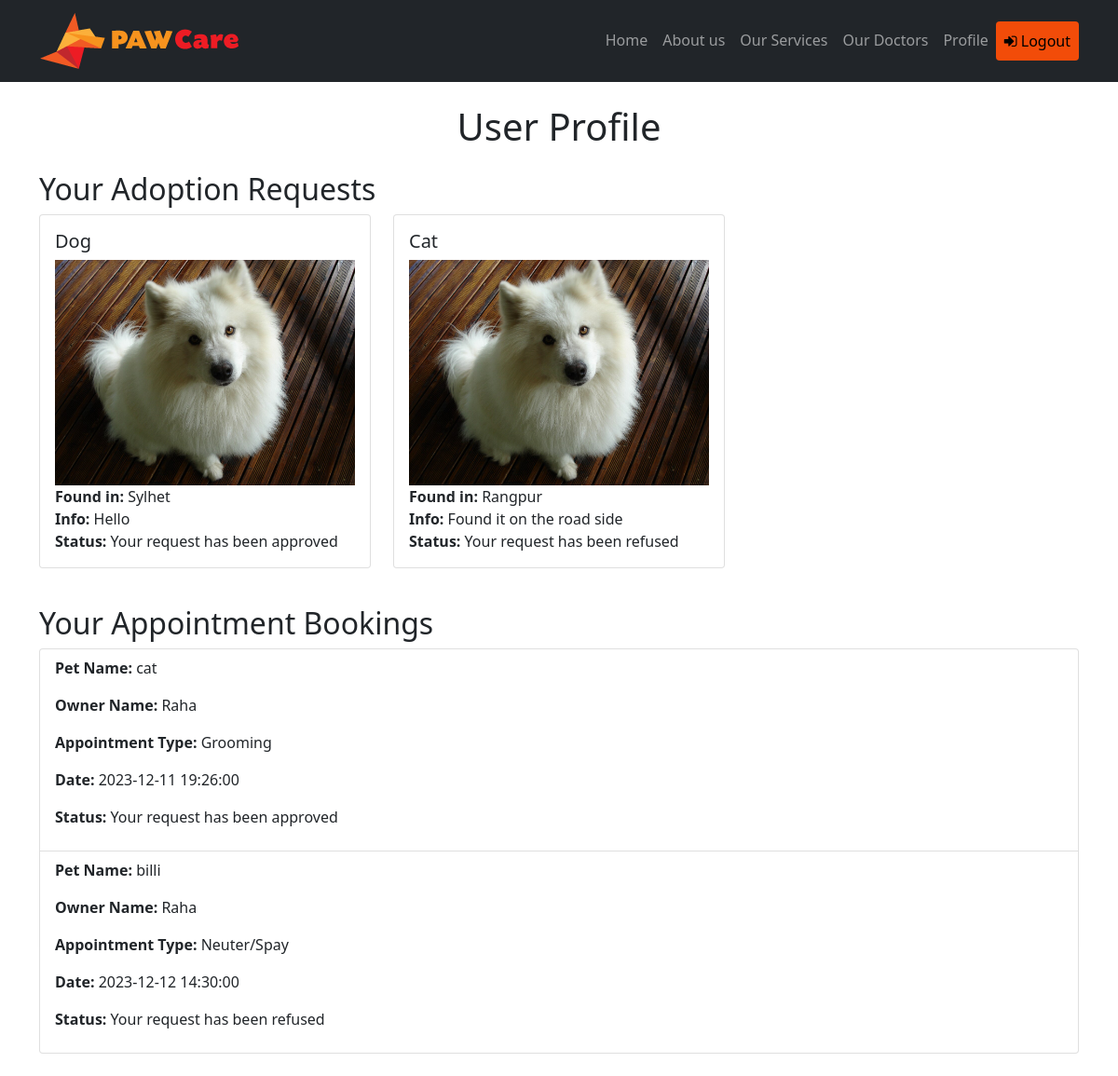
Screenshot of /profile.php (signed in) with the database file from the repository.
### tables this page shows
CREATE TABLE `adoption_request` (
  `userSno` int(255) NOT NULL,
  `rescuedId` int(11) NOT NULL,
  `requested_at` timestamp NOT NULL DEFAULT current_timestamp(),
  `admin_approve` int(1) NOT NULL DEFAULT 0,
  `id` int(11) NOT NULL,
  `imagePath_fk` varchar(255) DEFAULT NULL
);

CREATE TABLE `rescue` (
  `id` int(11) NOT NULL,
  `rescuer_name` varchar(255) NOT NULL,
  `animal_type` varchar(50) NOT NULL,
  `found_area` varchar(100) NOT NULL,
  `additional_info` text DEFAULT NULL,
  `created_at` timestamp NOT NULL DEFAULT current_timestamp(),
  `imagePath` varchar(255) DEFAULT NULL,
  `admin_ver` int(1) NOT NULL DEFAULT 1
);

CREATE TABLE `appointments` (
  `id` int(255) NOT NULL,
  `pet_name` varchar(255) NOT NULL,
  `pet_owner_name` varchar(255) NOT NULL,
  `phone_number` int(14) NOT NULL,
  `appointment_type` varchar(255) NOT NULL,
  `preferred_date` datetime NOT NULL DEFAULT current_timestamp(),
  `approved` tinyint(1) DEFAULT 0,
  `sno` int(255) NOT NULL
);

### profile.php (the view, shortened to what this page needs)
<?php
include 'Navbar.php';
include 'dbConnect.php';
$userSno = $_SESSION['userSno'];
$requestedItems = [];
$adoptionQuery = "SELECT ar.*, r.animal_type, r.found_area, r.additional_info, r.imagePath FROM adoption_request ar
                  LEFT JOIN rescue r ON ar.rescuedId = r.id
                  WHERE ar.userSno = ?";
$stmt = $conn->prepare($adoptionQuery);
$stmt->bind_param("i", $userSno);
$stmt->execute();
$result = $stmt->get_result();
while ($row = $result->fetch_assoc()) {
    switch ($row['admin_approve']) {
        case 1:
            $row['requestStatus'] = 'Your request has been approved';
            break;
        case 2:
            $row['requestStatus'] = 'Your request has been refused';
            break;
    }
    $requestedItems[] = $row;
}
$appointments = [];
$appointmentQuery = "SELECT * FROM appointments WHERE sno = ?";
$stmt = $conn->prepare($appointmentQuery);
$stmt->bind_param("i", $userSno);
$stmt->execute();
$result = $stmt->get_result();
while ($row = $result->fetch_assoc()) {
    switch ($row['approved']) {
        case 1:
            $row['appointmentStatus'] = 'Your request has been approved';
            break;
        case 2:
            $row['appointmentStatus'] = 'Your request has been refused';
            break;
    }
    $appointments[] = $row;
}
?>
<!DOCTYPE html>
<html lang="en">
<head>
    <link rel="stylesheet" href="style.css">
</head>
<body>
    <div class="container my-4">
        <h1 class="text-center mb-4">User Profile</h1>
        <div class="user-requests mb-4">
            <h2>Your Adoption Requests</h2>
            <div class="row">
                <?php foreach ($requestedItems as $item) : ?>
                    <div class="col-md-4 mb-3">
                        <div class="card">
                            <div class="card-body">
                                <h5 class="card-title"><?php echo htmlspecialchars($item['animal_type'] ?? 'Unknown Animal'); ?></h5>
                                <?php if (isset($item['imagePath'])) : ?>
                                    <img src="<?php echo htmlspecialchars($item['imagePath']); ?>" alt="Animal Image" style="max-width: 100%; height: auto;">
                                <?php endif; ?>
                                <p class="card-text">
                                    <?php
                                    echo '<strong>Found in:</strong> ' . htmlspecialchars($item['found_area'] ?? 'Unknown Area');
                                    echo '<br>';
                                    echo '<strong>Info:</strong> ' . htmlspecialchars($item['additional_info'] ?? 'No additional information');
                                    echo '<br>';
                                    echo '<strong>Status:</strong> ' . $item['requestStatus'];
                                    ?>
                                </p>
                            </div>
                        </div>
                    </div>
                <?php endforeach; ?>
            </div>
        </div>
        <div class="user-appointments">
            <h2>Your Appointment Bookings</h2>
            <div class="list-group">
                <?php foreach ($appointments as $appointment) : ?>
                    <div class="list-group-item">
                        <p><strong>Pet Name:</strong> <?php echo htmlspecialchars($appointment['pet_name'] ?? 'Unknown'); ?></p>
                        <p><strong>Owner Name:</strong> <?php echo htmlspecialchars($appointment['pet_owner_name'] ?? 'Unknown'); ?></p>
                        <p><strong>Appointment Type:</strong> <?php echo htmlspecialchars($appointment['appointment_type'] ?? 'Unknown'); ?></p>
                        <p><strong>Date:</strong> <?php echo htmlspecialchars($appointment['preferred_date'] ?? 'Unknown'); ?></p>
                        <p><strong>Status:</strong> <?php echo $appointment['appointmentStatus']; ?></p>
                    </div>
                <?php endforeach; ?>
            </div>
        </div>
    </div>
</body>
</html>

### navbar.php (shortened to what this page needs)
<!DOCTYPE html>
<html lang="en">
<head>
    <link rel="stylesheet" href="https://cdnjs.cloudflare.com/ajax/libs/font-awesome/4.7.0/css/font-awesome.min.css">
    <link rel="stylesheet" href="https://cdnjs.cloudflare.com/ajax/libs/bootstrap/5.0.2/css/bootstrap.min.css">
    <link rel="stylesheet" href="assets/css/style.css">
</head>
<body>
    <nav class="navbar navbar-expand-lg navbar-dark bg-dark">
        <div class="container container-fluid">
            <a class="navbar-brand fw-bold" href="index.php"><img src="assets/images/logo.png" alt="Pawcare Logo"></a>
            <div class="collapse navbar-collapse" id="navbarNav">
                <ul class="navbar-nav ms-auto">
                    <li class="nav-item">
                        <a class="nav-link" href="index.php">Home</a>
                    </li>
                    <li class="nav-item">
                        <a class="nav-link" href="index.php#aboutus">About us</a>
                    </li>
                    <li class="nav-item">
                        <a class="nav-link" href="index.php#services">Our Services</a>
                    </li>
                    <li class="nav-item">
                        <a class="nav-link" href="index.php#doctors">Our Doctors</a>
                    </li>
                    <li class="nav-item">
                        <a class="nav-link" href="profile.php">Profile</a>
                    </li>
                    <?php
                    if (isset($_SESSION['loggedin'])) {
                        echo '
                            <li class="nav-item">
                                <a class="nav-link btn btn-orange" href="logout.php"><i class="fa fa-sign-in"></i> Logout</a>
                            </li>
                        ';
                    } ?>
                </ul>
            </div>
        </div>
    </nav>
</body>

### assets/css/style.css (style rules this page uses)
* { margin: 0; padding: 0; box-sizing: border-box; }
.navbar { position: sticky !important; top: 0; z-index: 99; }
.btn-orange { background-color: #f54d0afc; color: #000 !important; }

### rows the page displays
adoption_request: rescue.animal_type "Dog", rescue.imagePath (picture), rescue.found_area "Sylhet", rescue.additional_info "Hello", requestStatus "Your request has been approved"
adoption_request: rescue.animal_type "Cat", rescue.imagePath (picture), rescue.found_area "Rangpur", rescue.additional_info "Found it on the road side", requestStatus "Your request has been refused"
appointments: pet_name "cat", pet_owner_name "Raha", appointment_type "Grooming", preferred_date "2023-12-11 19:26:00", appointmentStatus "Your request has been approved"
appointments: pet_name "billi", pet_owner_name "Raha", appointment_type "Neuter/Spay", preferred_date "2023-12-12 14:30:00", appointmentStatus "Your request has been refused"
